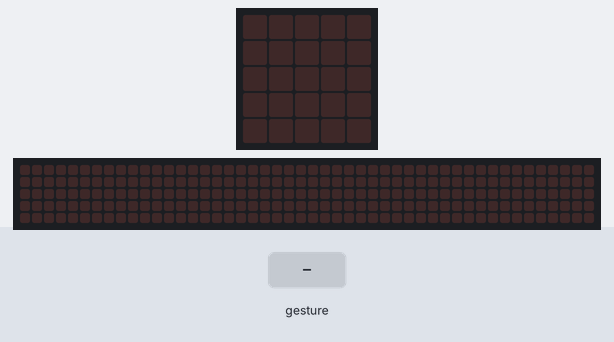
A program run on a simulated BBC micro:bit (MakeCode). On the bench: the board's 5×5 LED display, a strip that is not on the board, showing the scrolling text unrolled. Inputs (shaded band) come from the test bench. A tilt is held for 1.5 s and a shake lasts 1 s, then the board lies face up again; the 48×5 strip is a reading aid, not a part: it shows the text the display is scrolling, unrolled, one strip-width of it at a time.

Above: at 1.2 s.
1.3 s: gesture 'logo up'
At 1.47 s:
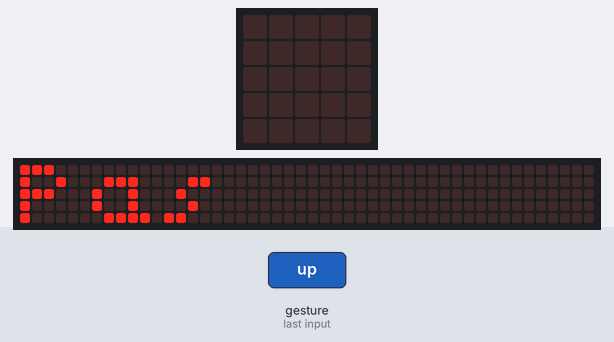
At 1.92 s:
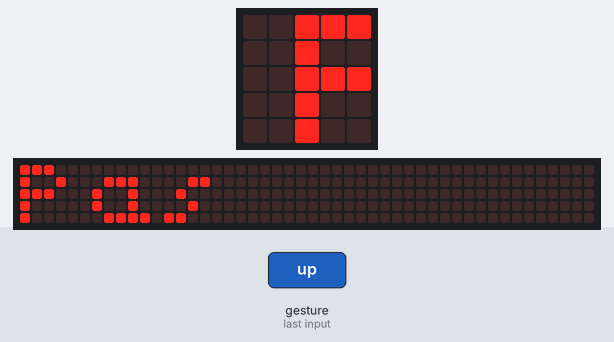
4.3 s: gesture 'logo up'
At 12.89 s:
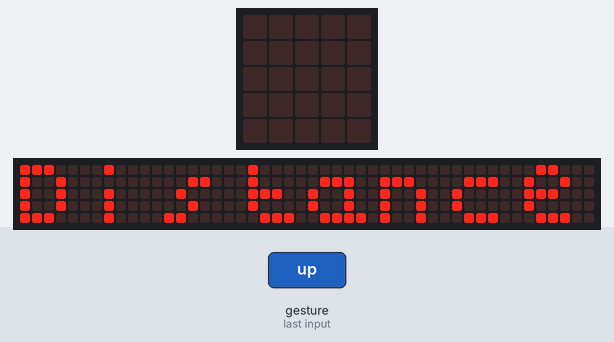

Measured:
- after the input at 1.3 s, the display: changes after 0.10 s (image 1)
- after the input at 4.3 s, the display: first differs from a run without the input after 0.72 s (image 3)
- what the display in image 3 shows lasts 0.4 s, from 12.7 s to 13.1 s

The program:

main.ts
```typescript
let mode = 1
basic.forever(function () {
    if (input.isGesture(Gesture.LogoUp)) {
        mode += 1
        if (mode == 1) {
            basic.showString("Heure")
        }
        if (mode == 2) {
            basic.showString("Pas")
        }
        if (mode == 3) {
            basic.showString("Distance")
        }
        if (mode == 4) {
            basic.showString("Temperature")
        }
        if (mode == 5) {
            basic.showString("Boussole")
        }
    }
})
```

test.ts
```typescript
// les tests vont ici ; cela ne sera pas compilé si ce paquet est utilisé en tant qu'extension.
```
